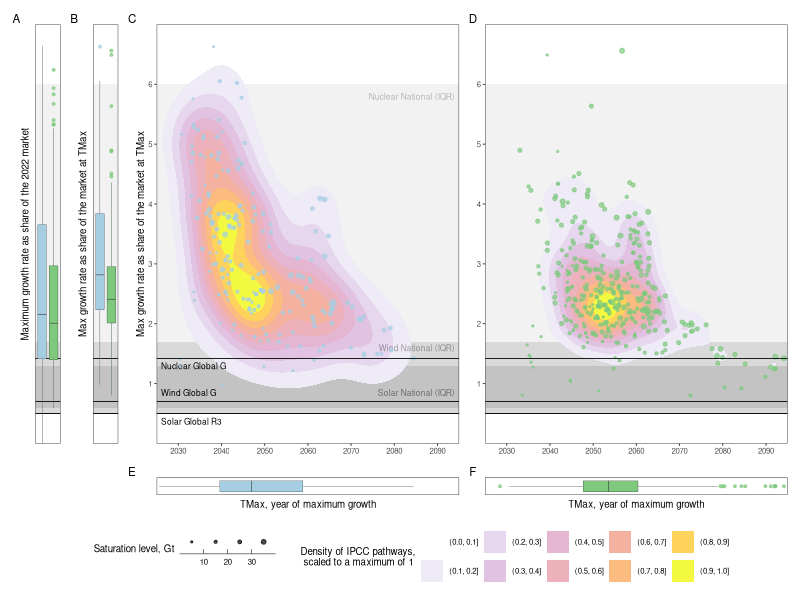

Source code (R):
#Code for the article Kazlou T., Cherp A., Jewell J.
#Feasible deployment of carbon capture and storage and the requirements of climate targets

#Producing a feasibility space for CCS deployment in the stable growth phase (replication of Extended Data Figure 4)
#Working directory should be set to the directory containing input files
#Necessary packages (should be installed)

library(tidyverse)
library(ggrepel)
library(patchwork)
library(writexl)
`%nin%` = Negate(`%in%`)

####Preparing the data####
ref10 <- read_csv("formatted_scenario_data.csv") %>% #set the path to "formatted_scenario_data.csv"
  select(Country, temp)
results10 <- read_csv("formatted_scenario_data_fit.csv")  #set the path to "formatted_scenario_data_fit.csv"
market <- read_csv("CCS_market.csv")  #set the path to "CCS_market.csv"

####normalising to the current market size####
normalisation_2022 <- results10 %>% 
  mutate(G = ifelse(L < 35, 0, G), G_2022 = G/21079*100, L = as.integer(L/1000))

####normalising G to the current and future market sizes####
normalisation_s <- market %>% 
  select(-...1) %>% unique() %>% 
  dplyr::rename(Country = model_scenario) %>% left_join(., results10, by = "Country") %>% filter(Fit == "S") %>% group_by(Country) %>%
  filter(Year %in% c(TMax_top, TMax_bot)) %>% ungroup() %>% group_by(Country) %>%
  mutate(diff = marketsize-lag(marketsize)) %>% filter(Year == max(Year) & diff != 0) %>%
  mutate(marketsize_new = diff*(TMax-TMax_bot)/10+(marketsize-diff)) %>% #future market size (at TMax)
  mutate(G = ifelse(G < 35, 0, G), G_TMax = G/marketsize_new*100) %>% 
  select(Country, Fit, G_TMax)
#now doing the same for the Gompertz fit (separately because it has a different TMax)
normalisation_g <- market %>%
  select(-...1) %>% unique() %>% 
  dplyr::rename(Country = model_scenario) %>% left_join(., results10, by = "Country") %>% filter(Fit == "G") %>% group_by(Country) %>%
  filter(Year %in% c(TMax_top, TMax_bot)) %>% ungroup() %>% group_by(Country) %>%
  mutate(diff = marketsize-lag(marketsize)) %>% filter(Year == max(Year) & diff != 0) %>%
  mutate(marketsize_new = diff*(TMax-TMax_bot)/10+(marketsize-diff)) %>% 
  mutate(G = ifelse(G < 35, 0, G), G_TMax = G/marketsize_new*100)  %>% 
  select(Country, Fit, G_TMax)
#combining the results for G_TMax
normalisation_tmax <- rbind(normalisation_s, normalisation_g)

#combining the results for both fits and calculating average parameters
normalisation <- normalisation_2022 %>% left_join(., normalisation_tmax, by = c("Country", "Fit")) %>% 
  select(c("Country", "Fit", "L", "TMax", "dT", "G", "G_TMax", "G_2022")) %>% 
  group_by(Country) %>% summarise(L = mean(L, na.rm = TRUE), TMax = mean(TMax, na.rm = TRUE), dT = mean(dT, na.rm = TRUE), G = mean(G, na.rm = TRUE), G_TMax = mean(G_TMax, na.rm = TRUE),
                                 G_2022 = mean(G_2022, na.rm = TRUE)) %>% 
  left_join(., ref10, by = "Country") %>% unique()
write.csv(normalisation, "normalisation.csv")
####Plotting####
dots15 <- ggplot(subset(normalisation, temp == "1.5°C"), aes(TMax, G_TMax))+
  annotate(geom = "rect", ymin=0.5, ymax=1.3, xmin=-Inf, xmax=Inf, color="transparent", fill="black", alpha=0.15)+ #IQR solar
  annotate(geom = "rect", ymin=0.6, ymax=1.7, xmin=-Inf, xmax=Inf, color="transparent", fill="black", alpha=0.1)+  #IQR wind
  annotate(geom = "rect", ymin=1.3, ymax=6.0, xmin=-Inf, xmax=Inf, color="transparent", fill="black", alpha=0.05)+ #IQR nuclearv
  geom_density_2d_filled(aes(alpha = after_stat(level), fill = after_stat(level)), contour_var = "ndensity")+
  scale_fill_manual("Density of IPCC pathways,\n scaled to a maximum of 1", values = c("#FFFFFF", "#EFEBF6", "#E6D6EE", "#E2C2E3", "#E5B6D1", "#ECB1BA", "#F4B1A0", "#FCBB7F","#FED35C", "#F2F940"))+
  annotate("text", y = 0.85, x = 2094, label = "Solar National (IQR)", color = "black", size = 6/.pt, hjust = "right", alpha=0.45) +
  annotate("text", y = 1.3, x = 2026, label = "Nuclear Global G", color = "black", size = 6/.pt, hjust = "left") +
  annotate("text", y = 0.85, x = 2026, label = "Wind Global G", color = "black", size = 6/.pt, hjust = "left") +
  annotate("text", y = 0.37, x = 2026, label = "Solar Global R3", color = "black", size = 6/.pt, hjust = "left") +
  annotate("text", y = 1.6, x = 2094, label = "Wind National (IQR)", color = "black", size = 6/.pt, hjust = "right", alpha=0.35) +
  annotate("text", y = 5.8, x = 2094, label = "Nuclear National (IQR)", color = "black", size = 6/.pt, hjust = "right", alpha=0.25) +
  geom_point(aes(colour = temp, size = L), alpha = 0.7)+ 
  scale_color_manual("Temperature",labels = c("1.5°C", "2.0°C"), values = c("1.5°C" = "#a6cee3", "2.0°C" = "#7fc97f"), guide = "none")+ 
  scale_size_binned("Saturation level, Gt", breaks = c(10,20,30), range = c(0,1.5))+
  labs(y="Max growth rate as share of the market at TMax")+
  geom_hline(yintercept = 1.42, color = "black", linewidth = 0.3)+ #nuclear (gen) G for the global market
  geom_hline(yintercept = 0.5, color = "black", linewidth = 0.3)+
  geom_hline(yintercept = 0.7, color = "black", linewidth = 0.3)+
  scale_alpha_manual("Density of IPCC pathways,\n scaled to a maximum of 1", values = c(0,1,1,1,1,1,1,1,1,1))+ 
  scale_y_continuous(limits = c(0,7), breaks = seq(1,6,1), expand = c(0,0))+
  scale_x_continuous(limits = c(2025,2095), breaks = seq(2030,2090,10), expand = c(0,0))+
  theme_bw()+
  theme(legend.position = "bottom", legend.direction = "horizontal", legend.box = "horizontal", panel.grid = element_blank())

dots20 <- ggplot(subset(normalisation, temp == "2.0°C"), aes(TMax, G_TMax))+
  annotate(geom = "rect", ymin=0.5, ymax=1.3, xmin=-Inf, xmax=Inf, color="transparent", fill="black", alpha=0.15)+ #IQR solar
  annotate(geom = "rect", ymin=0.6, ymax=1.7, xmin=-Inf, xmax=Inf, color="transparent", fill="black", alpha=0.1)+  #IQR wind
  annotate(geom = "rect", ymin=1.3, ymax=6.0, xmin=-Inf, xmax=Inf, color="transparent", fill="black", alpha=0.05)+ #IQR nuclear
  geom_density_2d_filled(aes(alpha = after_stat(level), fill = after_stat(level)), contour_var = "ndensity")+
  scale_fill_manual("Density of IPCC pathways,\n scaled to a maximum of 1", values = c("#FFFFFF", "#EFEBF6", "#E6D6EE", "#E2C2E3","#E5B6D1", "#ECB1BA", "#F4B1A0", "#FCBB7F","#FED35C", "#F2F940"))+
  geom_point(aes(colour = temp, size = L), alpha = 0.7)+ 
  scale_color_manual("Temperature",labels = c("1.5°C", "2.0°C"), values = c("1.5°C" = "#a6cee3", "2.0°C" = "#7fc97f"), guide = "none")+ 
  scale_size_binned("Saturation level, Gt", breaks = c(10,20,30), range = c(0,1.5), guide = "none")+
  labs(y="Max growth rate as share of the market at TMax")+
  geom_hline(yintercept = 1.42, color = "black", linewidth = 0.3)+ #nuclear (gen) G for the global market
  geom_hline(yintercept = 0.5, color = "black", linewidth = 0.3)+
  geom_hline(yintercept = 0.7, color = "black", linewidth = 0.3)+
  scale_alpha_manual("Density of IPCC pathways,\n scaled to a maximum of 1", values = c(0,1,1,1,1,1,1,1,1,1))+ 
  scale_y_continuous(limits = c(0,7), breaks = seq(1,6,1), expand = c(0,0))+
  scale_x_continuous(limits = c(2025,2095), breaks = seq(2030,2090,10), expand = c(0,0))

tmax_box15 <- ggplot(subset(normalisation, temp == "1.5°C"), aes(TMax, temp))+
  scale_fill_manual("Temperature",labels = c("1.5°C"), values = c("1.5°C" = "#a6cee3"), guide = "none")+ 
  labs(x="TMax, year of maximum growth")+
  geom_boxplot(aes(fill = temp), show.legend=FALSE, size = 0.1, outlier.color = "#a6cee3", outlier.alpha = 0.7, outlier.size = 0.7)+
  scale_x_continuous(limits = c(2025,2095), breaks = seq(2030,2090,10), expand = c(0,0))

tmax_box20 <- ggplot(subset(normalisation, temp == "2.0°C"), aes(TMax, temp))+
  scale_fill_manual("Temperature",labels = c("2.0°C"), values = c("2.0°C" = "#7fc97f"), guide = "none")+ 
  labs(x="TMax, year of maximum growth")+
  geom_boxplot(aes(fill = temp), show.legend=FALSE, size = 0.1, outlier.color = "#7fc97f", outlier.alpha = 0.7, outlier.size = 0.7)+
  scale_x_continuous(limits = c(2025,2095), breaks = seq(2030,2090,10), expand = c(0,0))

colss <- c("1.5°C"="#a6cee3", "2.0°C"="#7fc97f")
g_box_tmax <- ggplot(data = subset(normalisation, temp != "2.5°C"), aes(temp, G_TMax))+
  annotate(geom = "rect", ymin=0.5, ymax=1.3, xmin=-Inf, xmax=Inf, color="transparent", fill="black", alpha=0.15)+ #IQR solar
  annotate(geom = "rect", ymin=0.6, ymax=1.7, xmin=-Inf, xmax=Inf, color="transparent", fill="black", alpha=0.1)+  #IQR wind
  annotate(geom = "rect", ymin=1.3, ymax=6.0, xmin=-Inf, xmax=Inf, color="transparent", fill="black", alpha=0.05)+ #IQR nuclear
  geom_hline(yintercept = 1.42, color = "black", linewidth = 0.3)+ #nuclear (gen) G for the global market
  geom_hline(yintercept = 0.5, color = "black", linewidth = 0.3)+
  geom_hline(yintercept = 0.7, color = "black", linewidth = 0.3)+
  geom_boxplot(aes(colour=factor(temp)), outlier.alpha = 0.7, size = 0.1, outlier.size = 0.7) +
  geom_boxplot(aes(fill=factor(temp)),  outlier.colour = NA, size = 0.1)+
  scale_fill_manual("Temperature",labels = c("1.5°C", "2.0°C"), values = colss, guide = "none")+ 
  scale_colour_manual("Temperature",labels = c("1.5°C", "2.0°C"), values = colss, guide = "none")+ 
  scale_y_continuous("Max growth rate as share of the market at TMax", limits = c(0,7), breaks = seq(1,6,1), expand = c(0,0))

g_box_t0 <- ggplot(data = subset(normalisation, temp != "2.5°C"), aes(temp, G_2022))+
  annotate(geom = "rect", ymin=0.5, ymax=1.3, xmin=-Inf, xmax=Inf, color="transparent", fill="black", alpha=0.15)+ #IQR solar
  annotate(geom = "rect", ymin=0.6, ymax=1.7, xmin=-Inf, xmax=Inf, color="transparent", fill="black", alpha=0.1)+  #IQR wind
  annotate(geom = "rect", ymin=1.3, ymax=6.0, xmin=-Inf, xmax=Inf, color="transparent", fill="black", alpha=0.05)+ #IQR nuclear
  geom_hline(yintercept = 1.42, color = "black", linewidth = 0.3)+ #nuclear (gen) G for the global market
  geom_hline(yintercept = 0.5, color = "black", linewidth = 0.3)+
  geom_hline(yintercept = 0.7, color = "black", linewidth = 0.3)+
  geom_boxplot(aes(colour=factor(temp)), outlier.alpha = 0.7, size = 0.1, outlier.size = 0.7) +
  geom_boxplot(aes(fill=factor(temp)),  outlier.colour = NA, size = 0.1)+
  scale_fill_manual("Temperature",labels = c("1.5°C", "2.0°C"), values = colss, guide = "none")+ 
  scale_colour_manual("Temperature",labels = c("1.5°C", "2.0°C"), values = colss, guide = "none")+ 
  scale_y_continuous("Maximum growth rate as share of the 2022 market", limits = c(0,7), breaks = seq(1,6,1), expand = c(0,0))

design <-
  "
ABCD           
GHEF           
"
figure4 <- (g_box_t0 & theme_bw(base_size = 7) & theme(axis.text.x=element_blank(), axis.ticks.x=element_blank(), panel.grid.minor.y = element_blank(), axis.text.y=element_blank(), 
                                              axis.ticks.y=element_blank(), axis.title.x = element_blank(),  legend.position = "none", panel.grid.major.x = element_blank(), panel.grid.minor.x = element_blank()))+
  (g_box_tmax & theme_bw(base_size = 7) & theme(axis.text.x=element_blank(), axis.ticks.x=element_blank(), panel.grid.minor.y = element_blank(), axis.text.y=element_blank(), 
                                   axis.ticks.y=element_blank(), axis.title.x = element_blank(), legend.position = "none", panel.grid.major.x = element_blank(), panel.grid.minor.x = element_blank()))+
  (dots15 & theme_bw(base_size = 7) & theme(axis.title.x = element_blank(), panel.grid.minor.y = element_blank(), panel.grid.minor.x = element_blank(), legend.position = "none")) + 
  (dots20 & theme_bw(base_size = 7) & theme(axis.title.x = element_blank(),  axis.title.y = element_blank(), panel.grid.minor.y = element_blank(), panel.grid.minor.x = element_blank(), legend.position = "none")) + 
  (tmax_box15 & theme_bw(base_size = 7) & theme(axis.text.x=element_blank(), axis.ticks.x=element_blank(), axis.text.y=element_blank(), axis.ticks.y=element_blank(),
                                   axis.title.y = element_blank(), legend.position = "none", panel.grid.major.y = element_blank(), panel.grid.minor.x = element_blank()))+
  (tmax_box20 & theme_bw(base_size = 7) & theme(axis.text.x=element_blank(), axis.ticks.x=element_blank(), axis.text.y=element_blank(), axis.ticks.y=element_blank(),
                                   axis.title.y = element_blank(), legend.position = "none", panel.grid.major.y = element_blank(), panel.grid.minor.x = element_blank()))+
  #guide_area()+
  plot_annotation(tag_levels = 'A') +
  plot_layout(guides = "collect", design = design, widths=c(0.5,0.5,6,6), heights=c(6,0.25)) & theme(legend.position = "bottom", legend.direction = "horizontal", legend.box = "horizontal", panel.grid = element_blank())
ggsave("edf4.png", dpi = 500, width = 180, height = 120, unit = "mm", path = "./")

#saves a PNG file of Extended Data Figure 4 in the working directory (warnings regarding outliers are to be expected. change limits in 'scale_y_continuous' and 'scale_x_continuous' commands to expand the figure)
